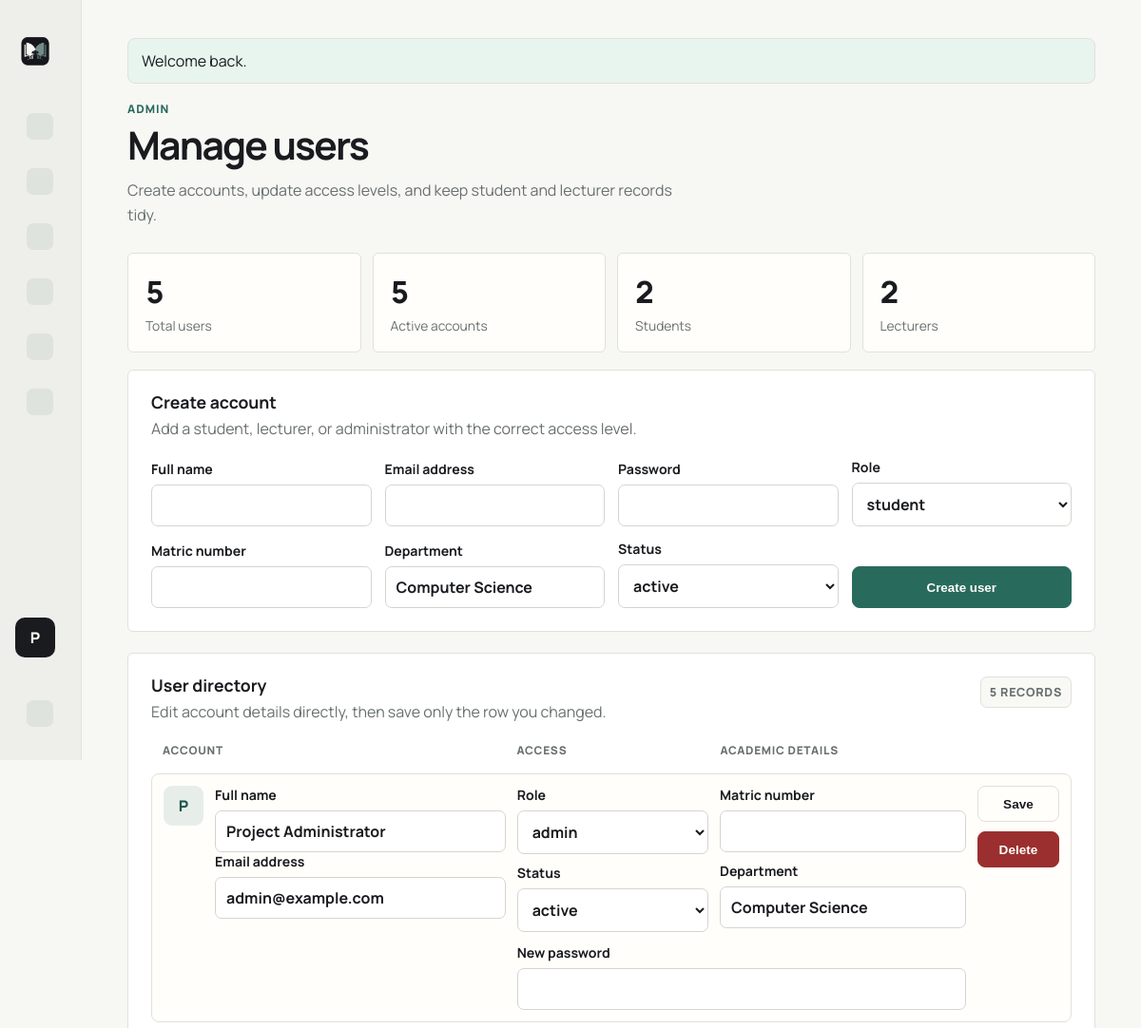
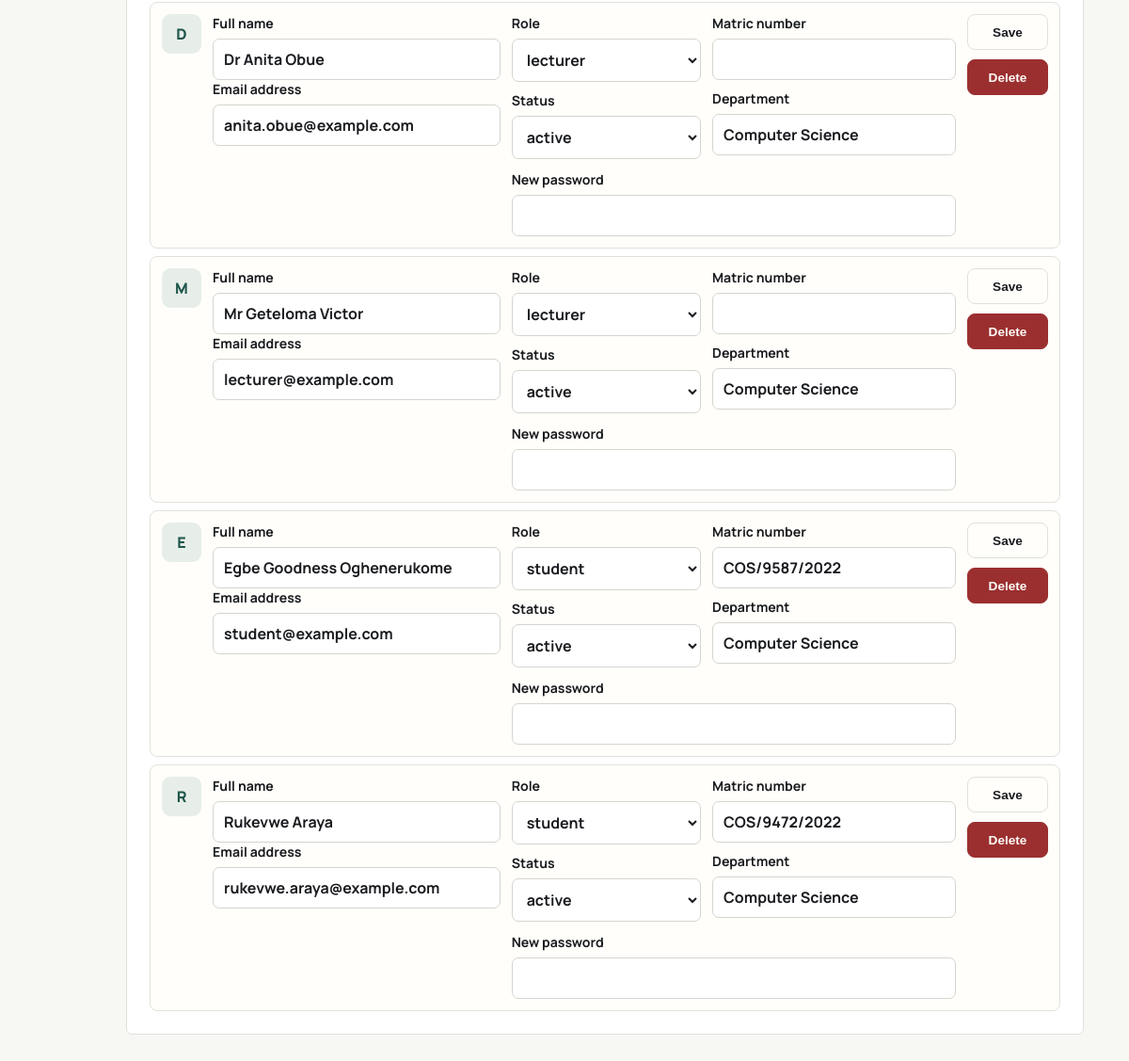
The page /index.php?route=admin/users (signed in) on the database its author committed (2 pictures, top to bottom).
### tables this page shows
CREATE TABLE users (
    id INT UNSIGNED AUTO_INCREMENT PRIMARY KEY,
    full_name VARCHAR(120) NOT NULL,
    email VARCHAR(150) NOT NULL UNIQUE,
    password_hash VARCHAR(255) NOT NULL,
    role ENUM('admin', 'lecturer', 'student') NOT NULL,
    matric_number VARCHAR(50) NULL,
    department VARCHAR(120) NULL,
    status ENUM('active', 'inactive') NOT NULL DEFAULT 'active',
    created_at TIMESTAMP NOT NULL DEFAULT CURRENT_TIMESTAMP,
    updated_at TIMESTAMP NOT NULL DEFAULT CURRENT_TIMESTAMP ON UPDATE CURRENT_TIMESTAMP
);

### app/Core/Controller.php (called while the page is built, shortened)
<?php
class Controller
{
    protected function render(string $view, array $data = [], string $layout = 'layout'): void
    {
        extract($data);
        $layoutPath = dirname(__DIR__) . '/Views/' . $layout . '.php';
        require $layoutPath;
    }
}

### app/Controllers/AdminController.php (called while the page is built, shortened)
<?php
class AdminController extends Controller
{
    public function users(): void
    {
        Auth::requireRole(['admin']);
        $this->render('dashboard/admin_users', [
            'title' => 'Manage users',
            'users' => User::all(),
        ]);
    }
}

### public/index.php (called while the page is built, shortened)
<?php
require_once dirname(__DIR__) . '/app/bootstrap.php';
$route = $_GET['route'] ?? 'home';
$routes = [
    'home' => [HomeController::class, 'index'],
    'login' => [AuthController::class, 'login'],
    'login.attempt' => [AuthController::class, 'attempt'],
    'logout' => [AuthController::class, 'logout'],
    'dashboard' => [DashboardController::class, 'index'],
    'admin/users' => [AdminController::class, 'users'],
    'admin/courses' => [AdminController::class, 'courses'],
    'admin/faqs' => [AdminController::class, 'faqs'],
    'materials' => [MaterialController::class, 'index'],
    'lecturer/announcements' => [LecturerController::class, 'announcements'],
    'lecturer/messages' => [LecturerController::class, 'messages'],
    'student/messages' => [StudentController::class, 'messages'],
    'student/chatbot' => [StudentController::class, 'chatbot'],
];
[$controllerClass, $method] = $routes[$route];
(new $controllerClass())->$method();

### app/helpers.php (called while the page is built, shortened)
<?php
function url(string $route = '', array $params = []): string
{
    $query = array_merge(['route' => $route], $params);
    return 'index.php' . ($query ? '?' . http_build_query($query) : '');
}
function asset(string $path): string
{
    return 'assets/' . ltrim($path, '/');
}
function e(?string $value): string
{
    return htmlspecialchars((string) $value, ENT_QUOTES, 'UTF-8');
}
function flash(string $key, ?string $message = null): ?string
{
    $value = $_SESSION['_flash'][$key] ?? null;
    return $value;
}

### app/Core/Database.php (called while the page is built, shortened)
<?php
class Database
{
    private static ?PDO $pdo = null;
    public static function connection(): PDO
    {
        if (self::$pdo !== null) {
            return self::$pdo;
        }
        $config = require dirname(__DIR__, 2) . '/config/database.php';
        $dsn = sprintf(
            'mysql:host=%s;port=%s;dbname=%s;charset=%s',
            $config['host'],
            $config['port'] ?? 3306,
            $config['database'],
            $config['charset']
        );
        try {
            self::$pdo = new PDO($dsn, $config['username'], $config['password'], [
                PDO::ATTR_ERRMODE => PDO::ERRMODE_EXCEPTION,
                PDO::ATTR_DEFAULT_FETCH_MODE => PDO::FETCH_ASSOC,
                PDO::ATTR_EMULATE_PREPARES => false,
            ]);
        } catch (PDOException $exception) {
            http_response_code(500);
            exit('Database connection failed. Check config/database.php and make sure MySQL is running.');
        }
        return self::$pdo;
    }
}

### app/Models/User.php (called while the page is built, shortened)
<?php
class User
{
    public static function find(int $id): ?array
    {
        $stmt = Database::connection()->prepare('SELECT * FROM users WHERE id = ? LIMIT 1');
        $stmt->execute([$id]);
        return $stmt->fetch() ?: null;
    }
    public static function all(?string $role = null): array
    {
        return Database::connection()
            ->query('SELECT * FROM users ORDER BY FIELD(role, "admin", "lecturer", "student"), full_name')
            ->fetchAll();
    }
}

### app/Core/Auth.php (called while the page is built, shortened)
<?php
class Auth
{
    public static function user(): ?array
    {
        return User::find((int) $_SESSION['user_id']);
    }
    public static function requireLogin(): array
    {
        $user = self::user();
        return $user;
    }
    public static function requireRole(array $roles): array
    {
        $user = self::requireLogin();
        return $user;
    }
}

### app/bootstrap.php (called while the page is built, shortened)
<?php
require_once __DIR__ . '/helpers.php';
spl_autoload_register(function (string $class): void {
    $prefix = 'App\\';
    $relative = substr($class, strlen($prefix));
    $file = __DIR__ . DIRECTORY_SEPARATOR . str_replace('\\', DIRECTORY_SEPARATOR, $relative) . '.php';
});

### config/database.php (called while the page is built, shortened)
<?php
$databaseUrl = getenv('DATABASE_URL') ?: '';
$parsedUrl = $databaseUrl ? parse_url($databaseUrl) : false;
function env_or_default(array $keys, mixed $default): mixed
{
    foreach ($keys as $key) {
        $value = getenv($key);
        if ($value !== false && $value !== '') {
            return $value;
        }
    }
    return $default;
}
return [
    'host' => env_or_default(['DB_HOST', 'MYSQL_HOST', 'PXXL_DB_HOST'], '127.0.0.1'),
    'port' => (int) env_or_default(['DB_PORT', 'MYSQL_PORT', 'PXXL_DB_PORT'], 3307),
    'database' => env_or_default(['DB_DATABASE', 'DB_NAME', 'MYSQL_DATABASE', 'MYSQL_DB', 'PXXL_DB_NAME'], 'goodness_platform'),
    'username' => env_or_default(['DB_USERNAME', 'DB_USER', 'MYSQL_USERNAME', 'MYSQL_USER', 'PXXL_DB_USER'], 'root'),
    'password' => env_or_default(['DB_PASSWORD', 'MYSQL_PASSWORD', 'PXXL_DB_PASSWORD'], ''),
    'charset' => env_or_default(['DB_CHARSET'], 'utf8mb4'),
];

### app/Views/dashboard/admin_users.php (the view, shortened to what this page needs)
<?php
$roleCounts = ['admin' => 0, 'lecturer' => 0, 'student' => 0];
$activeCount = 0;
foreach ($users as $user) {
    if (isset($roleCounts[$user['role']])) {
        $roleCounts[$user['role']]++;
    }
    if ($user['status'] === 'active') {
        $activeCount++;
    }
}
?>
<header class="page-header">
    <div>
        <p class="eyebrow">Admin</p>
        <h1>Manage users</h1>
        <p class="page-subtitle">Create accounts, update access levels, and keep student and lecturer records tidy.</p>
    </div>
</header>
<section class="user-stats" aria-label="User summary">
    <article class="stat-tile">
        <span><?= e((string) count($users)) ?></span>
        <small>Total users</small>
    </article>
    <article class="stat-tile">
        <span><?= e((string) $activeCount) ?></span>
        <small>Active accounts</small>
    </article>
    <article class="stat-tile">
        <span><?= e((string) $roleCounts['student']) ?></span>
        <small>Students</small>
    </article>
    <article class="stat-tile">
        <span><?= e((string) $roleCounts['lecturer']) ?></span>
        <small>Lecturers</small>
    </article>
</section>
<section class="panel users-create-panel">
    <div class="section-heading">
        <div>
            <h2>Create account</h2>
            <p>Add a student, lecturer, or administrator with the correct access level.</p>
        </div>
    </div>
    <form class="users-create-form" method="post">
        <label><span>Full name</span><input name="full_name" required autocomplete="name"></label>
        <label><span>Email address</span><input type="email" name="email" required autocomplete="email"></label>
        <label><span>Password</span><input type="password" name="password" required autocomplete="new-password"></label>
        <label><span>Role</span><select name="role"><option>student</option><option>lecturer</option><option>admin</option></select></label>
        <label><span>Matric number</span><input name="matric_number"></label>
        <label><span>Department</span><input name="department" value="Computer Science"></label>
        <label><span>Status</span><select name="status"><option>active</option><option>inactive</option></select></label>
        <button class="btn primary" type="submit">Create user</button>
    </form>
</section>
<section class="panel users-directory-panel">
    <div class="section-heading">
        <div>
            <h2>User directory</h2>
            <p>Edit account details directly, then save only the row you changed.</p>
        </div>
        <span class="record-count"><?= e((string) count($users)) ?> records</span>
    </div>
    <div class="users-table" role="list">
        <div class="users-table-head" aria-hidden="true">
            <span>Account</span>
            <span>Access</span>
            <span>Academic details</span>
        </div>
        <?php foreach ($users as $row): ?>
            <?php $initial = strtoupper(substr(trim($row['full_name']), 0, 1) ?: 'U'); ?>
            <form class="users-table-row" method="post" role="listitem">
                <div class="account-cell">
                    <span class="user-initial"><?= e($initial) ?></span>
                    <div>
                        <label><span>Full name</span><input name="full_name" value="<?= e($row['full_name']) ?>" required></label>
                        <label><span>Email address</span><input type="email" name="email" value="<?= e($row['email']) ?>" required></label>
                    </div>
                </div>
                <div class="stacked-fields access-cell">
                    <label><span>Role</span><select name="role">
                        <?php foreach (['student', 'lecturer', 'admin'] as $role): ?>
                            <option value="<?= e($role) ?>" <?= $row['role'] === $role ? 'selected' : '' ?>><?= e($role) ?></option>
                        <?php endforeach; ?>
                    </select></label>
                    <label><span>Status</span><select name="status"><option <?= $row['status'] === 'active' ? 'selected' : '' ?>>active</option></select></label>
                </div>
                <div class="stacked-fields academic-cell">
                    <label><span>Matric number</span><input name="matric_number" value="<?= e($row['matric_number']) ?>"></label>
                    <label><span>Department</span><input name="department" value="<?= e($row['department']) ?>"></label>
                </div>
                <label class="password-cell"><span>New password</span><input type="password" name="password"></label>
                <div class="row-actions">
                    <button class="btn small" name="action" value="update">Save</button>
                    <button class="btn small danger" name="action" value="delete" onclick="return confirm('Delete this user?')">Delete</button>
                </div>
            </form>
        <?php endforeach; ?>
    </div>
</section>

### app/Views/layout.php (shortened to what this page needs)
<?php
$currentUser = Auth::user();
if (!function_exists('ui_icon')) {
    function ui_icon(string $name): string
    {
        $icons = [
            'dashboard' => '<svg viewBox="0 0 24 24" aria-hidden="true"><path d="M4 13h7V4H4v9Zm9 7h7V4h-7v16ZM4 20h7v-5H4v5Z"/></svg>',
            'users' => '<svg viewBox="0 0 24 24" aria-hidden="true"><path d="M8 11a4 4 0 1 0 0-8 4 4 0 0 0 0 8Zm8.5 1a3.5 3.5 0 1 0 0-7 3.5 3.5 0 0 0 0 7ZM2.5 20c.7-4 3-6 5.5-6s4.8 2 5.5 6h-11Zm11.5 0c.4-2 1.2-3.6 2.3-4.7 2.2.2 4.1 1.9 4.7 4.7h-7Z"/></svg>',
            'courses' => '<svg viewBox="0 0 24 24" aria-hidden="true"><path d="M5 4h11a3 3 0 0 1 3 3v13H7a3 3 0 0 1-3-3V5a1 1 0 0 1 1-1Zm2 13h10V7a1 1 0 0 0-1-1H6v11a1 1 0 0 0 1 1Zm1-8h7v2H8V9Zm0 4h6v2H8v-2Z"/></svg>',
            'faq' => '<svg viewBox="0 0 24 24" aria-hidden="true"><path d="M12 3a9 9 0 1 0 9 9 9 9 0 0 0-9-9Zm0 14a1.2 1.2 0 1 1 1.2-1.2A1.2 1.2 0 0 1 12 17Zm1-4h-2v-.8c0-1.1.7-1.7 1.5-2.2.7-.5 1.2-.8 1.2-1.5 0-.8-.6-1.3-1.6-1.3-1 0-1.7.5-2.4 1.3L8.4 7.2A4.5 4.5 0 0 1 12.2 5c2.2 0 3.8 1.2 3.8 3.2 0 1.7-1 2.5-1.9 3.1-.7.5-1.1.8-1.1 1.5v.2Z"/></svg>',
            'announcements' => '<svg viewBox="0 0 24 24" aria-hidden="true"><path d="M4 10v4h3l7 4V6l-7 4H4Zm13.5-2.5-1.4 1.4A4.3 4.3 0 0 1 18 12c0 1.2-.5 2.3-1.3 3.1l1.4 1.4A6.3 6.3 0 0 0 20 12c0-1.7-.7-3.3-2.5-4.5Z"/></svg>',
            'materials' => '<svg viewBox="0 0 24 24" aria-hidden="true"><path d="M5 3h12a3 3 0 0 1 3 3v15H7a3 3 0 0 1-3-3V4a1 1 0 0 1 1-1Zm2 14a1 1 0 0 0 1 1h10V6a1 1 0 0 0-1-1H6v12h1Zm2-9h7v2H9V8Zm0 4h6v2H9v-2Z"/></svg>',
            'messages' => '<svg viewBox="0 0 24 24" aria-hidden="true"><path d="M4 5h16a2 2 0 0 1 2 2v9a2 2 0 0 1-2 2H9l-5 4v-4H4a2 2 0 0 1-2-2V7a2 2 0 0 1 2-2Zm2 4v2h12V9H6Zm0 4v2h8v-2H6Z"/></svg>',
            'chatbot' => '<svg viewBox="0 0 24 24" aria-hidden="true"><path d="M11 2h2v3h4a3 3 0 0 1 3 3v7a3 3 0 0 1-3 3h-1.5L12 22l-3.5-4H7a3 3 0 0 1-3-3V8a3 3 0 0 1 3-3h4V2Zm-4 8.5A1.5 1.5 0 1 0 8.5 9 1.5 1.5 0 0 0 7 10.5Zm8.5 0A1.5 1.5 0 1 0 17 9a1.5 1.5 0 0 0-1.5 1.5ZM9 14v2h6v-2H9Z"/></svg>',
            'logout' => '<svg viewBox="0 0 24 24" aria-hidden="true"><path d="M4 3h9v2H6v14h7v2H4V3Zm11.6 4.4L20.2 12l-4.6 4.6-1.4-1.4 2.2-2.2H10v-2h6.4l-2.2-2.2 1.4-1.4Z"/></svg>',
        ];
        return $icons[$name] ?? '';
    }
}
?>
<!doctype html>
<html lang="en">
<head>
    <link rel="stylesheet" href="<?= e(asset('css/style.css')) ?>">
</head>
<body>
<div class="app-shell">
    <aside class="sidebar" id="dashboardSidebar">
        <a class="brand" href="<?= e(url('dashboard')) ?>">
            <img class="brand-logo" src="<?= e(asset('img/classbridge-logo.png')) ?>" alt="ClassBridge">
        </a>
        <?php if ($currentUser): ?>
            <nav class="nav">
                <a href="<?= e(url('dashboard')) ?>"><span class="nav-icon"><?= ui_icon('dashboard') ?></span><span class="sidebar-text">Dashboard</span></a>
                <?php if ($currentUser['role'] === 'admin'): ?>
                    <a href="<?= e(url('admin/users')) ?>"><span class="nav-icon"><?= ui_icon('users') ?></span><span class="sidebar-text">Users</span></a>
                    <a href="<?= e(url('admin/courses')) ?>"><span class="nav-icon"><?= ui_icon('courses') ?></span><span class="sidebar-text">Courses</span></a>
                    <a href="<?= e(url('admin/faqs')) ?>"><span class="nav-icon"><?= ui_icon('faq') ?></span><span class="sidebar-text">Chatbot FAQ</span></a>
                    <a href="<?= e(url('materials')) ?>"><span class="nav-icon"><?= ui_icon('materials') ?></span><span class="sidebar-text">Materials</span></a>
                    <a href="<?= e(url('lecturer/announcements')) ?>"><span class="nav-icon"><?= ui_icon('announcements') ?></span><span class="sidebar-text">Announcements</span></a>
                <?php endif; ?>
            </nav>
            <div class="profile-block">
                <span class="avatar"><?= e(strtoupper(substr($currentUser['full_name'], 0, 1))) ?></span>
            </div>
            <a class="logout" href="<?= e(url('logout')) ?>"><span class="nav-icon"><?= ui_icon('logout') ?></span><span class="sidebar-text">Sign out</span></a>
        <?php endif; ?>
    </aside>
    <main class="main">
        <?php if ($message = flash('success')): ?>
            <div class="notice success"><?= e($message) ?></div>
        <?php endif; ?>
        <?php require $viewPath; ?>
    </main>
</div>
</body>
</html>

### rows shown on the page
users: full_name "P", full_name "Project Administrator", email "admin@example.com", status "active", department "Computer Science"
users: full_name "D", full_name "Dr Anita Obue", email "anita.obue@example.com", status "active", department "Computer Science"
users: full_name "M", full_name "Mr Geteloma Victor", email "lecturer@example.com", status "active", department "Computer Science"
users: full_name "E", full_name "Egbe Goodness Oghenerukome", email "student@example.com", status "active", matric_number "COS/9587/2022", department "Computer Science"
users: full_name "R", full_name "Rukevwe Araya", email "rukevwe.araya@example.com", status "active", matric_number "COS/9472/2022", department "Computer Science"

### other values the page prints
$message "Welcome back."
count($users) "5"
$activeCount "5"
$roleCounts['student'] "2"
$roleCounts['lecturer'] "2"
form field role "admin"
form field role "lecturer"
form field role "student"
